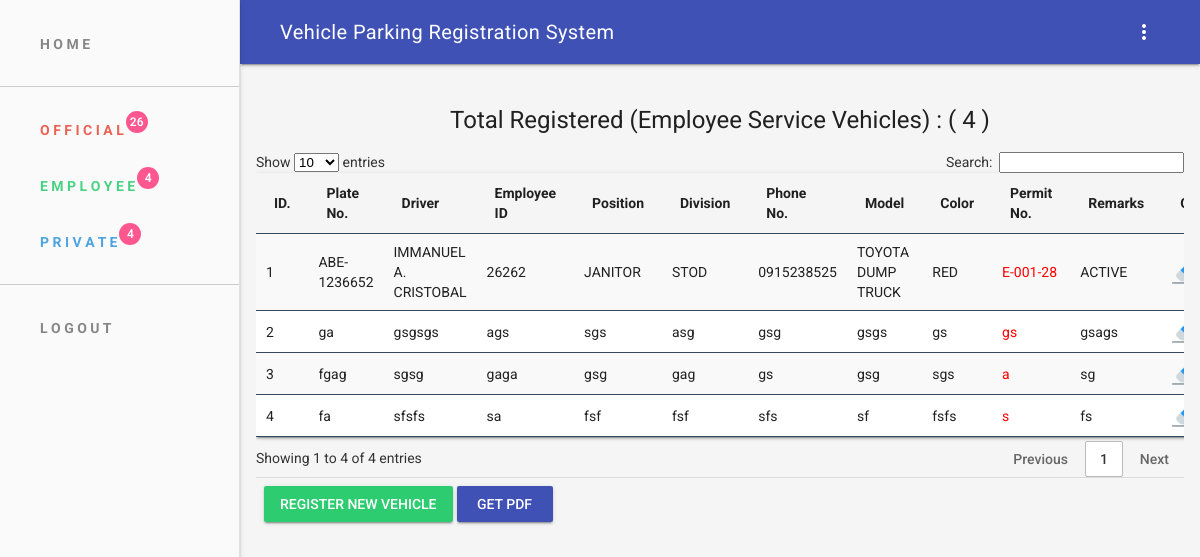
The page /h-employee.php (signed in) on the database its author committed.
### tables this page shows
CREATE TABLE `employee_vehicles` (
  `ID` int(11) NOT NULL,
  `PlateNo` varchar(50) NOT NULL,
  `Driver` varchar(50) NOT NULL,
  `EmployeeID` varchar(50) NOT NULL,
  `Position` varchar(50) NOT NULL,
  `Division` varchar(50) NOT NULL,
  `PhoneNo` varchar(50) NOT NULL,
  `Model` varchar(50) NOT NULL,
  `Color` varchar(50) NOT NULL,
  `PermitNo` varchar(50) NOT NULL,
  `Remarks` varchar(50) NOT NULL
);

### h-employee.php (the view, shortened to what this page needs)
<?php include 'inc/header.php'; ?>
	 <main class="mdl-layout__content mdl-color--grey-100">
        <div class="mdl-grid">
			<div class="mdl-cell mdl-cell--12-col">
			<?php
                    require_once "db/config.php";
                    $ID = 1;
                    $sql ="SELECT * FROM employee_vehicles";
                    if($result = $dbconn->query($sql)){
                        if($result->num_rows > 0){
                        	$query1      =   "SELECT COUNT(*) FROM employee_vehicles";
                            $result1     =   mysqli_query($dbconn,$query1);
                            $rows        =   mysqli_fetch_row($result1);
                            echo "<h4 style='text-align:center;'>Total Registered (Employee Service Vehicles) : "."( ".$rows[0]." )"."</h4>";
                        	echo "<div class='table-responsive'>";
                            echo "<table id='myTable' class='row-border hover stripe mdl-shadow--2dp ' style='width:100%;'>";
                                echo "<thead>";
                                    echo "<tr>";
                                        echo "<th class='mdl-data-table__cell--non-numeric'>ID.</th>";
                                        echo "<th class='mdl-data-table__cell--non-numeric'>Plate No.</th>";
                                        echo "<th class='mdl-data-table__cell--non-numeric'>Driver</th>";
                                        echo "<th class='mdl-data-table__cell--non-numeric'>Employee ID</th>";
                                        echo "<th class='mdl-data-table__cell--non-numeric'>Position</th>";
                                        echo "<th class='mdl-data-table__cell--non-numeric'>Division</th>";
                                        echo "<th class='mdl-data-table__cell--non-numeric'>Phone No.</th>";
                                        echo "<th class='mdl-data-table__cell--non-numeric'>Model</th>";
                                        echo "<th class='mdl-data-table__cell--non-numeric'>Color</th>";
                                        echo "<th class='mdl-data-table__cell--non-numeric'>Permit No.</th>";
                                        echo "<th class='mdl-data-table__cell--non-numeric'>Remarks</th>";
                                        echo "<th class='mdl-data-table__cell--non-numeric'>Options</th>";
                                    echo "</tr>";
                                echo "</thead>";
                                echo "<tbody>";
                                while($row = $result->fetch_array()){
                                    echo "<tr>";
                                        echo "<td class='mdl-data-table__cell--non-numeric'>" . $ID++ . "</td>";
                                        echo "<td class='mdl-data-table__cell--non-numeric'>" . $row['PlateNo'] . "</td>";
                                        echo "<td class='mdl-data-table__cell--non-numeric'>" . $row['Driver'] . "</td>";
                                        echo "<td class='mdl-data-table__cell--non-numeric'>" . $row['EmployeeID'] . "</td>";
                                        echo "<td class='mdl-data-table__cell--non-numeric'>" . $row['Position'] . "</td>";
                                        echo "<td class='mdl-data-table__cell--non-numeric'>" . $row['Division'] . "</td>";
                                        echo "<td class='mdl-data-table__cell--non-numeric'>" . $row['PhoneNo'] . "</td>";
                                        echo "<td class='mdl-data-table__cell--non-numeric'>" . $row['Model'] . "</td>";
                                        echo "<td class='mdl-data-table__cell--non-numeric'>" . $row['Color'] . "</td>";
                                        echo "<td class='mdl-data-table__cell--non-numeric' style='color:red;'>" . $row['PermitNo'] . "</td>";
                                        echo "<td class='mdl-data-table__cell--non-numeric'>" . $row['Remarks'] . "</td>";
                                        echo "<td>";
                                            echo "<a href='edit_employee.php?ID=". $row['ID'] ."' title='Edit Record' data-toggle='tooltip'><img src='assets/images/edit.png' width='25'></a>";
                                        echo "</td>";
                                    echo "</tr>";
                                }
                                echo "</tbody>";
                            echo "</table>";
                            echo "</div>";
                        } else{
                            echo "<p class='lead'><em>No records were found.</em></p>";
                        }
                    } else{
                        echo "ERROR: Could not able to execute $sql. " . $dbconn->error;
                    }
                    ?>
			 <div class="mdl-card__actions mdl-card--border">
			    <a class="mdl-button mdl-js-button mdl-button--raised mdl-js-ripple-effect" style="background-color: #2ecc71; color: white;" href="add_employee.php">
					  Register New Vehicle
				</a>
                <a class="mdl-button mdl-js-button mdl-button--raised mdl-js-ripple-effect mdl-button--colored" style="color: white;" href="TCPDF/User/employee_vehicles.php">
                      Get PDF
                </a>
              </div>
			  </div>
			</div>
     	</div>
<?php include 'inc/footer.php'; ?>

### assets/css/styles.css (style rules this page uses)
html, body { font-family: 'Roboto', 'Helvetica', sans-serif; }

### h-employee.php (style rules this page uses)
.table-responsive { min-height: .01%; overflow-x: auto; }

### rows shown on the page
employee_vehicles: PlateNo "ABE-1236652", Driver "IMMANUEL A. CRISTOBAL", EmployeeID "26262", Position "JANITOR", Division "STOD", PhoneNo "0915238525", Model "TOYOTA DUMP TRUCK", Color "RED", PermitNo "E-001-28", Remarks "ACTIVE"
employee_vehicles: PlateNo "ga", Driver "gsgsgs", EmployeeID "ags", Position "sgs", Division "asg", PhoneNo "gsg", Model "gsgs", Color "gs", PermitNo "gs", Remarks "gsags"
employee_vehicles: PlateNo "fgag", Driver "sgsg", EmployeeID "gaga", Position "gsg", Division "gag", PhoneNo "gs", Model "gsg", Color "sgs", PermitNo "a", Remarks "sg"
employee_vehicles: PlateNo "fa", Driver "sfsfs", EmployeeID "sa", Position "fsf", Division "fsf", PhoneNo "sfs", Model "sf", Color "fsfs", PermitNo "s", Remarks "fs"

### other values the page prints
$rows[0] "4"
